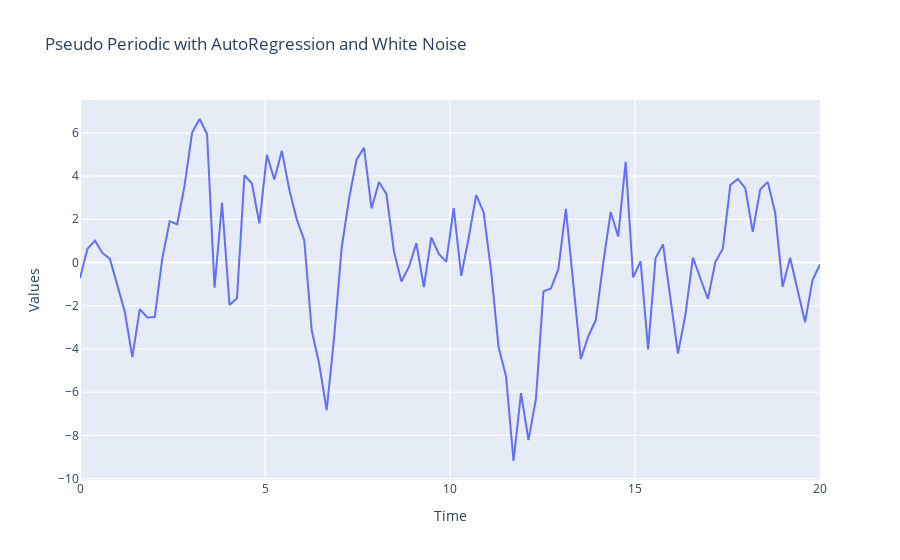

The code cell stored with this chart in its notebook:
### Code cell
time_serie = pseudo_samples*2 + y
fx_plot_time_serie(
    regular_time_samples, time_serie, "Pseudo Periodic with AutoRegression and White Noise"
)
